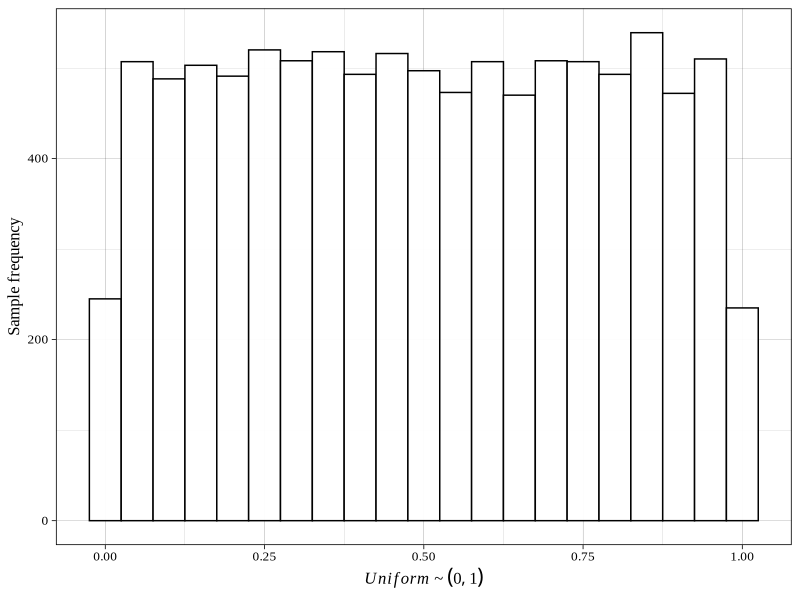
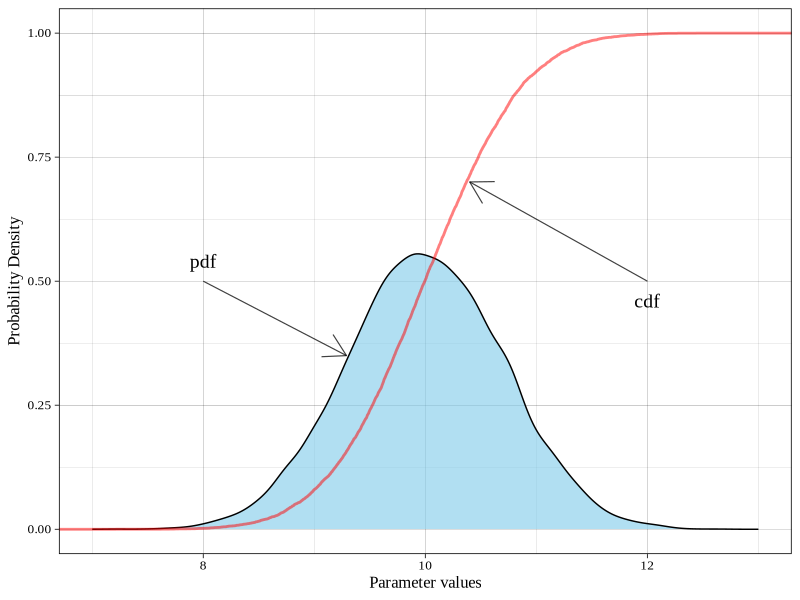

These charts were generated, in order, by the following R code:
## ---- chunk 1
knitr::opts_chunk$set(echo = FALSE)
library(tidyverse)
set.seed(1000)
## ---- chunk 2
x <- runif(n = 10000)
## ---- chunk 3
ggplot() + 
 geom_histogram(aes(x), binwidth = 0.05, colour = "black", fill = "white", alpha = 0.95) + 
 ylab(label = "Sample frequency") +
 xlab(label = expression(paste(italic(Uniform), " ~ " (0, 1)))) +
 theme_linedraw(base_family = "Times New Roman", base_size = 12)
## ---- chunk 4
inv_cdf_norm <- qnorm(p = x, mean = 10, sd = sqrt(0.5))
## ---- chunk 5
ggplot() + 
 geom_density(aes(x = inv_cdf_norm), fill = "skyblue", alpha = 0.65) +
 ylab(label = "Probability Density") +
 xlab(label = "Parameter values") +
 xlim(7, 13) +
 theme_linedraw(base_family = "Times New Roman", base_size = 12) +
 stat_ecdf(aes(inv_cdf_norm), colour = "red", alpha = 0.5, lwd = 0.95) +
 theme_linedraw(base_family = "Times New Roman", base_size = 12) +
 annotate("segment", x = 8, xend = 9.29, y = 0.5, yend = 0.35, colour = "black", 
          size = .4, alpha = 0.75, arrow = arrow()) +
 annotate("text", x = 8, y = .54, label = "pdf", 
          size = 5, family = "Times New Roman") +
 annotate("segment", x = 12, xend = 10.4, y = 0.5, yend = 0.7, colour = "black", 
          size = .4, alpha = 0.75, arrow = arrow()) +
 annotate("text", x = 12, y = .46, label = "cdf", 
          size = 5, family = "Times New Roman")
